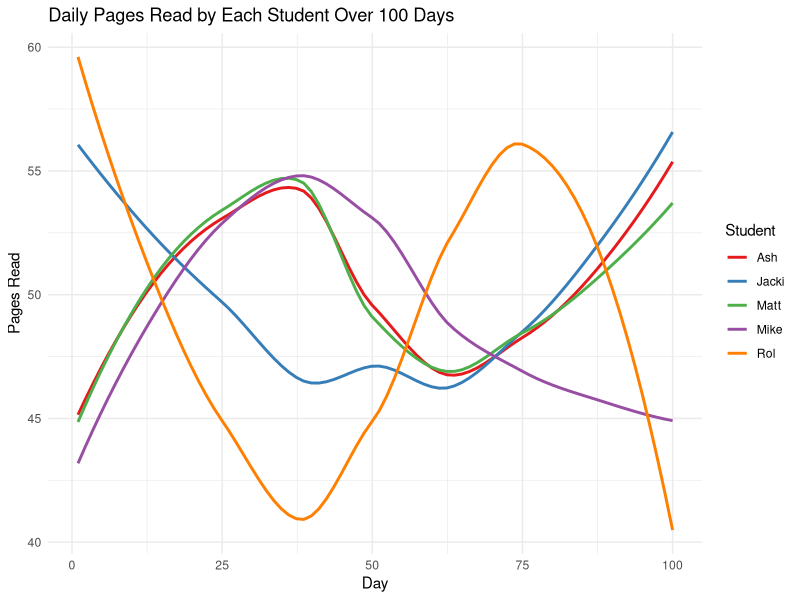

Write the R code that produced this figure.
## ---- chunk 1
set.seed(5)

days <- 100
mean_pages <- 50
std_dev_pages <- 15

matt <- round(rnorm(days, mean_pages, std_dev_pages))
ash <- round(matt + rnorm(days, 0, 5))
jacki <- round(rnorm(days, mean_pages, std_dev_pages))
rol <- round(rnorm(days, mean_pages, std_dev_pages))
mike <- round(rnorm(days, mean_pages, std_dev_pages))

data <- data.frame(Day = 1:days, Matt = matt, Ash = ash, Jacki = jacki, Rol = rol, Mike = mike)
print(data)
## ---- chunk 2
library(ggplot2)
library(tidyr)

data_long <- pivot_longer(data, -Day, names_to = "Student", values_to = "Pages")

ggplot(data_long, aes(x = Day, y = Pages, color = Student, group = Student)) +
  geom_smooth(se = FALSE, method = "loess", aes(color = Student)) + 
  scale_color_brewer(palette = "Set1") +
  labs(title = "Daily Pages Read by Each Student Over 100 Days",
       x = "Day",
       y = "Pages Read",
       color = "Student") +
  theme_minimal() +
  theme(legend.position = "right") 

